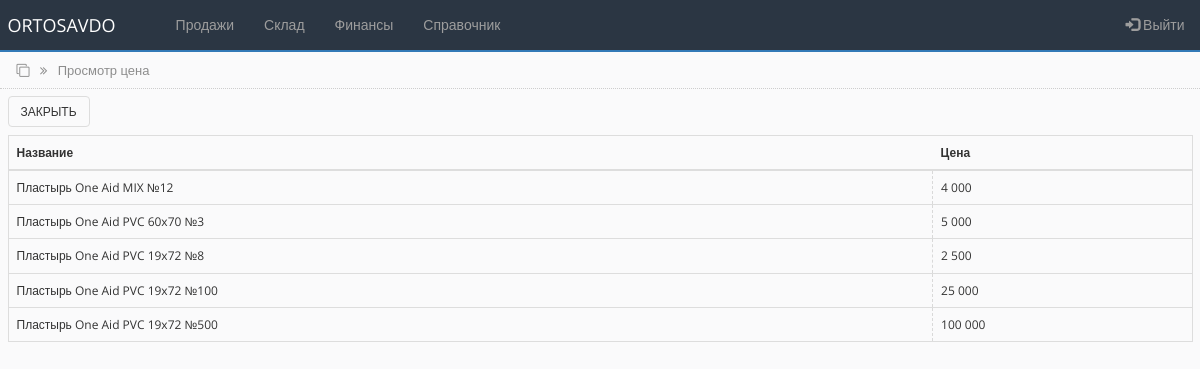
/view_price.php?id=26 (signed in), run on an earlier commit of the app's database.
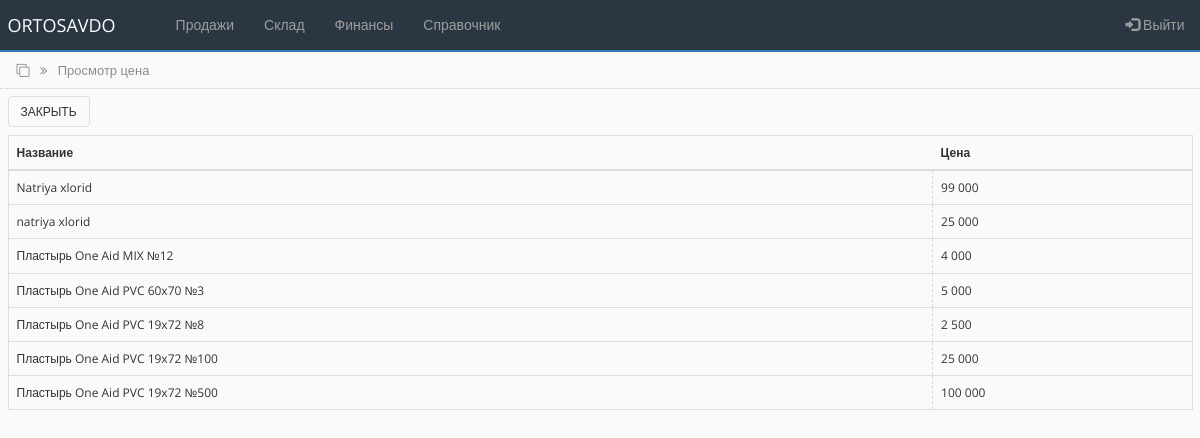
And on a later commit of the database.
### tables this page shows
CREATE TABLE `price_item_tbl` (
  `id` int(100) NOT NULL,
  `price_id` int(255) NOT NULL,
  `name` varchar(255) NOT NULL,
  `cost` int(255) NOT NULL
);

CREATE TABLE `products_tbl` (
  `id` int(100) NOT NULL,
  `name` varchar(250) NOT NULL,
  `unit` varchar(250) NOT NULL
);

### bot_lib.php (called while the page is built, shortened)
<?php
function get_prod_name($connect, $prod_id){
	$query = "SELECT * FROM products_tbl WHERE id='$prod_id'";
	$result = mysqli_query($connect, $query);
	$prod_name = mysqli_fetch_assoc($result);
	return $prod_name;
}
?>

### view_price.php (the view, shortened to what this page needs)
<?php
include('settings.php');
include('bot_lib.php');
if (isset($_GET['id'])) {
   $id = $_GET['id'];
   $query = "SELECT * FROM price_item_tbl WHERE price_id='$id' ORDER by id DESC";
   $rs_result = mysqli_query ($connect, $query);
}
?>
<!DOCTYPE html>
<html lang="en">
<head>
    <link rel="stylesheet" href="https://maxcdn.bootstrapcdn.com/bootstrap/3.4.1/css/bootstrap.min.css">
    <link rel="stylesheet" href="https://cdnjs.cloudflare.com/ajax/libs/font-awesome/4.7.0/css/font-awesome.min.css">
    <link rel="stylesheet" href="css/bootstrap-grid.min.css">
    <link rel="stylesheet" href="css/style.css">
</head>
<body>
<?php include 'partSite/nav.php'; ?>
<div class="page_name">
    <div class="container-fluid">
        <i class="fa fa-clone" aria-hidden="true"></i>
        <i class="fa fa-angle-double-right right_cus"></i>
        <span class="right_cus">Просмотр цена</span>
    </div>
</div>
<div class="toolbar">
        <div class="container-fluid">
           <a href="price.php"> <button type="button" class="btn btn-custom">Закрыть</button> </a>
        </div>
</div>
<div>
    <div class="container-fluid">
        <table class="table table-hover">
        <thead>
            <tr>
            <th scope="col">Название</th>
            <th scope="col">Цена</th>
            </tr>
        </thead>
        <tbody>
<?php
    while ($row = mysqli_fetch_array($rs_result)) {
?>
            <tr>
                <td><?php $name = get_prod_name($connect, $row['name']); echo $name['name']; ?></td>
                <td><?php echo number_format($row["cost"], 0, ',', ' '); ?></td>
            </tr>
<?php
    };
?>
        </tbody>
        </table>
    </div>
</div>
</body>
</html>

What changed in the data, as far as the page shows it:
added price_item_tbl: products_tbl.name "Natriya xlorid", cost "99 000"
added price_item_tbl: products_tbl.name "natriya xlorid", cost "25 000"
